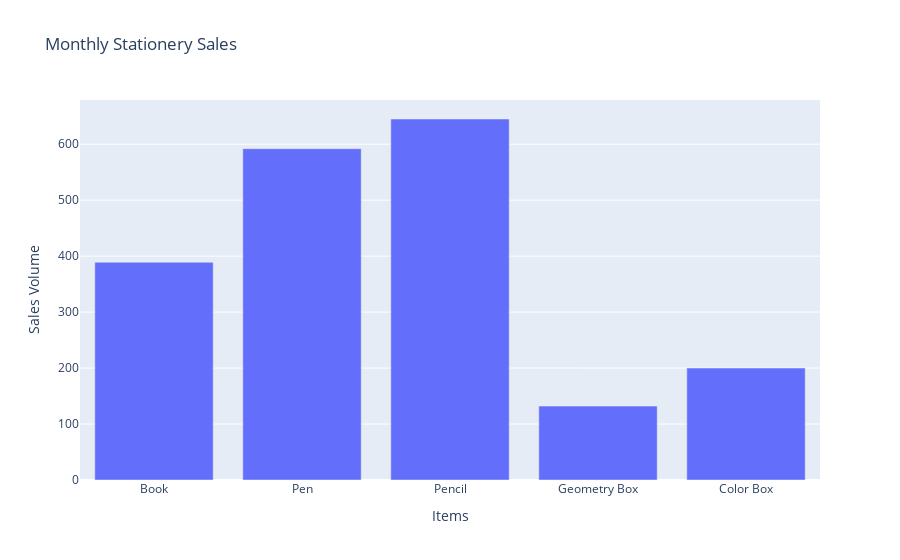

The code cell stored with this chart in its notebook:
### Markdown cell above
### 5. Generate a bar plot using Plotly.

### Code cell
item = ["Book", "Pen", "Pencil", "Geometry Box", "Color Box"]
item_sold = [389, 592, 645, 132, 200]

fig = px.bar(x=item, y=item_sold, title="Monthly Stationery Sales")
fig.update_layout(xaxis_title='Items', yaxis_title='Sales Volume')
fig.show()

### Figure 1 — Plotly figure (JSON) as saved in the notebook; plotly's stock layout.template omitted (floating-point values rounded to 4 significant figures)
{"data": [{"alignmentgroup": "True", "hovertemplate": "x=%{x}<br>y=%{y}<extra></extra>", "legendgroup": "", "marker": {"color": "#636efa", "pattern": {"shape": ""}}, "name": "", "offsetgroup": "", "orientation": "v", "showlegend": false, "textposition": "auto", "type": "bar", "x": ["Book", "Pen", "Pencil", "Geometry Box", "Color Box"], "xaxis": "x", "y": [389, 592, 645, 132, 200], "yaxis": "y"}], "layout": {"barmode": "relative", "legend": {"tracegroupgap": 0}, "title": {"text": "Monthly Stationery Sales"}, "xaxis": {"anchor": "y", "domain": [0, 1], "title": {"text": "Items"}}, "yaxis": {"anchor": "x", "domain": [0, 1], "title": {"text": "Sales Volume"}}}}
